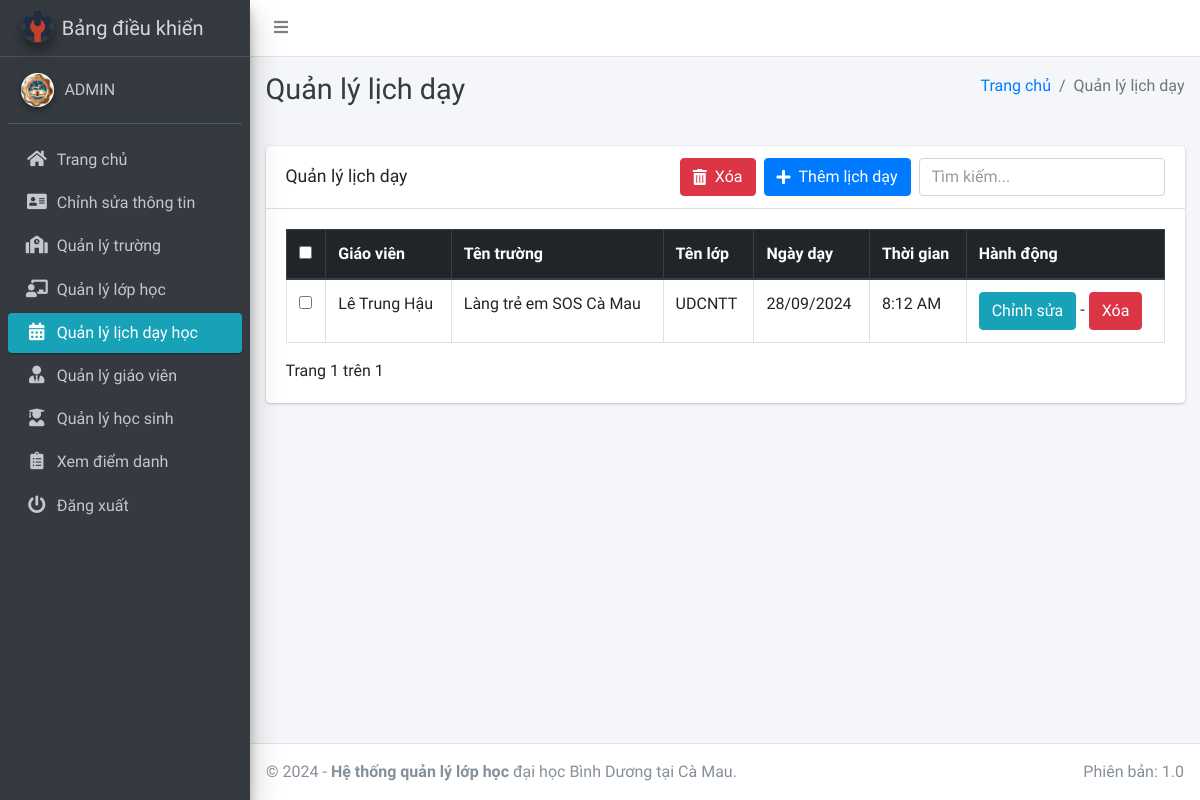
/schedule/manage/ (signed in), run on an earlier commit of the app's database.
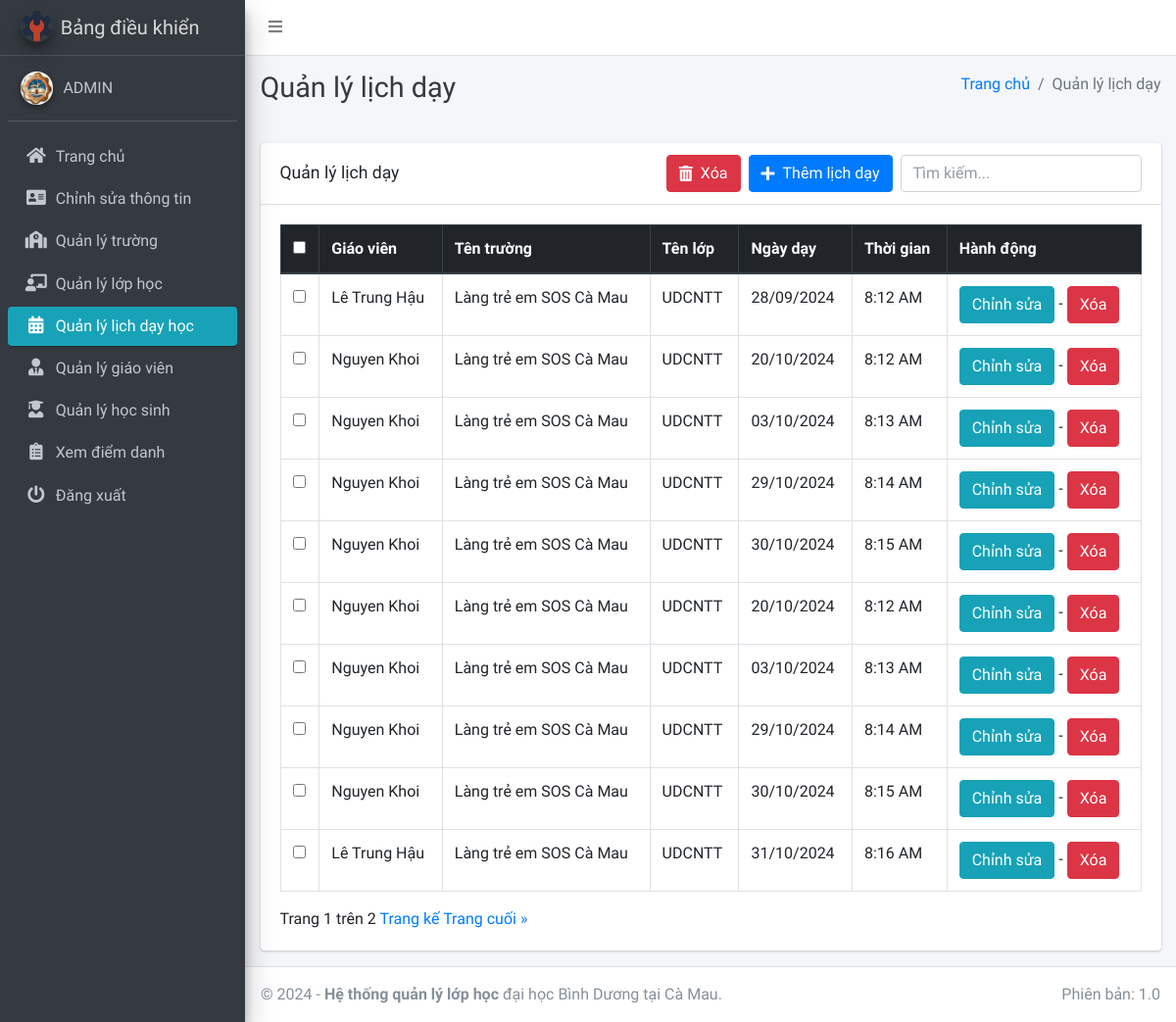
And on a later commit of the database.
### main_app/models.py (models this page shows, shortened)
class TeachingSchedule(models.Model):
    staff = models.ForeignKey(Staff, on_delete=models.CASCADE)
    school_name = models.ForeignKey(Course, on_delete=models.CASCADE)
    class_name = models.ForeignKey(Subject, on_delete=models.CASCADE)
    schedule_date = models.DateField()
    start_time = models.TimeField()
    created_at = models.DateTimeField(auto_now_add=True)
    updated_at = models.DateTimeField(auto_now=True)

class Staff(models.Model):
    course = models.ForeignKey(Course, on_delete=models.CASCADE, null=True, blank=False)
    admin = models.OneToOneField(CustomUser, on_delete=models.CASCADE)
    def __str__(self):
        return self.admin.last_name + " " + self.admin.first_name

class CustomUser(AbstractUser):
    USER_TYPE = ((1, "HOD"), (2, "Staff"), (3, "Student"))
    GENDER = [("M", "Nam"), ("F", "Nữ")]
    username = None
    email = models.EmailField(unique=True, null=True, blank=True)
    student_id = models.CharField(max_length=20, unique=True, null=True, blank=True)
    user_type = models.CharField(default=1, choices=USER_TYPE, max_length=1)
    gender = models.CharField(max_length=1, choices=GENDER)
    profile_pic = models.ImageField(null=True, blank=True)
    address = models.TextField()
    qr_code = models.ImageField(
        upload_to="QR/", null=True, blank=True
    )  # Thêm trường lưu mã QR
    created_at = models.DateTimeField(auto_now_add=True)
    updated_at = models.DateTimeField(auto_now=True)
    USERNAME_FIELD = "student_id"  # Mặc định là student_id
    REQUIRED_FIELDS = []
    objects = CustomUserManager()

class Course(models.Model):
    name = models.CharField(max_length=120, null=True) #tên trường
    created_at = models.DateTimeField(auto_now_add=True)
    updated_at = models.DateTimeField(auto_now=True)
    def __str__(self):
        return self.name

class Subject(models.Model):
    name = models.CharField(max_length=120) #tên lớp
    staff = models.ForeignKey(Staff, on_delete=models.CASCADE, null=True, blank=False)
    course = models.ForeignKey(Course, on_delete=models.CASCADE)
    updated_at = models.DateTimeField(auto_now=True)
    created_at = models.DateTimeField(auto_now_add=True)
    def __str__(self):
        return self.name

### main_app/hod_views.py (the view)
# urls.py: path("schedule/manage/", hod_views.manage_session, name='manage_session'),
def manage_session(request):
    sessions = TeachingSchedule.objects.all()
    paginator = Paginator(sessions, 10)  # Mỗi trang có 10 lịch dạy
    page_number = request.GET.get('page')
    page_obj = paginator.get_page(page_number)
    context = {"sessions": sessions,'page_obj': page_obj, "page_title": "Quản lý lịch dạy"}
    return render(request, "hod_template/manage_session.html", context)

### main_app/templates/hod_template/manage_session.html (shortened to what this page needs)
{% extends 'main_app/base.html' %}
{% load static %}
{% block page_title %}{{page_title}}{% endblock page_title %}
{% block content %}
<section class="content">
    <div class="container-fluid">
        <div class="row">
            <div class="col-md-12">
                <div class="card">
                    <div class="card-header d-flex justify-content-between align-items-center">
                        <h3 class="card-title">{{page_title}}</h3>
                        <div class="ml-auto d-flex align-items-center">
                            <button id="deleteSelected" class="btn btn-danger d-flex align-items-center mr-2" style="white-space: nowrap;">
                                <i class="fas fa-trash-alt mr-2"></i> Xóa
                            </button>
                            {% url 'add_session' as add_session %}
                            <a href="{{add_session}}" class="btn btn-primary d-flex align-items-center mr-2" style="white-space: nowrap;">
                                <i class="fas fa-plus mr-2"></i> Thêm lịch dạy
                            </a>
                            <input type="text" id="searchInput" onkeyup="searchTable()" class="form-control" placeholder="Tìm kiếm...">
                        </div>
                    </div>
                    <div class="card-body">
                        <div class="table-responsive">
                            <table id="example2" class="table table-bordered table-hover ">
                                <thead class="thead-dark">
                                    <tr>
                                        <th><input type="checkbox" id="selectAll" /></th>
                                        <th>Giáo viên</th>
                                        <th>Tên trường</th>
                                        <th>Tên lớp</th>
                                        <th>Ngày dạy</th>
                                        <th>Thời gian</th>
                                        <th>Hành động</th>
                                    </tr>
                                </thead>
                                <tbody>
                                    {% for session in page_obj %}
                                    <tr>
                                        <td><input type="checkbox" class="studentCheckbox" value="{{ session.id }}" /></td>
                                        <td>{{ session.staff }}</td>
                                        <td>{{ session.school_name }}</td>
                                        <td>{{ session.class_name }}</td>
                                        <td>{{ session.schedule_date|date:"d/m/Y" }}</td>
                                        <td>{{ session.start_time|date:"g:i A" }}</td>
                                        <td>
                                            <a href="{% url 'edit_session' session.id %}" class="btn btn-info">Chỉnh sửa</a> -
                                            <a href="{% url 'delete_session' session.id %}" onclick="return confirm('Bạn có chắc chắn muốn xóa cái này không ?')" class="btn btn-danger">Xóa</a>
                                        </td>
                                    </tr>
                                    {% endfor %}
                                </tbody>
                                </table>
                                <div class="pagination">
                                    <span class="step-links">
                                        <span>Trang {{ page_obj.number }} trên {{ page_obj.paginator.num_pages }}</span>
                                        {% if page_obj.has_next %}
                                            <a href="?page={{ page_obj.next_page_number }}">Trang kế</a>
                                            <a href="?page={{ page_obj.paginator.num_pages }}">Trang cuối &raquo;</a>
                                        {% endif %}
                                    </span>
                                </div>
                        </div>
                    </div>
                </div>
            </div>
        </div>
    </div>
</section>
{% endblock content %}

What changed in the data, as far as the page shows it:
added TeachingSchedule: staff "Nguyen Khoi", school_name "Làng trẻ em SOS Cà Mau", class_name "UDCNTT", schedule_date "20/10/2024", start_time "8:12 AM"
added TeachingSchedule: staff "Nguyen Khoi", school_name "Làng trẻ em SOS Cà Mau", class_name "UDCNTT", schedule_date "03/10/2024", start_time "8:13 AM"
added TeachingSchedule: staff "Nguyen Khoi", school_name "Làng trẻ em SOS Cà Mau", class_name "UDCNTT", schedule_date "29/10/2024", start_time "8:14 AM"
added TeachingSchedule: staff "Nguyen Khoi", school_name "Làng trẻ em SOS Cà Mau", class_name "UDCNTT", schedule_date "30/10/2024", start_time "8:15 AM"
added TeachingSchedule: staff "Nguyen Khoi", school_name "Làng trẻ em SOS Cà Mau", class_name "UDCNTT", schedule_date "20/10/2024", start_time "8:12 AM"
added TeachingSchedule: staff "Nguyen Khoi", school_name "Làng trẻ em SOS Cà Mau", class_name "UDCNTT", schedule_date "03/10/2024", start_time "8:13 AM"
added TeachingSchedule: staff "Nguyen Khoi", school_name "Làng trẻ em SOS Cà Mau", class_name "UDCNTT", schedule_date "29/10/2024", start_time "8:14 AM"
added TeachingSchedule: staff "Nguyen Khoi", school_name "Làng trẻ em SOS Cà Mau", class_name "UDCNTT", schedule_date "30/10/2024", start_time "8:15 AM"
added TeachingSchedule: staff "Lê Trung Hậu", school_name "Làng trẻ em SOS Cà Mau", class_name "UDCNTT", schedule_date "31/10/2024", start_time "8:16 AM"
Also different on the page:
{{ page_obj.paginator.num_pages }}: "1" → "2"
text now shown: "Trang kế Trang cuối »"
